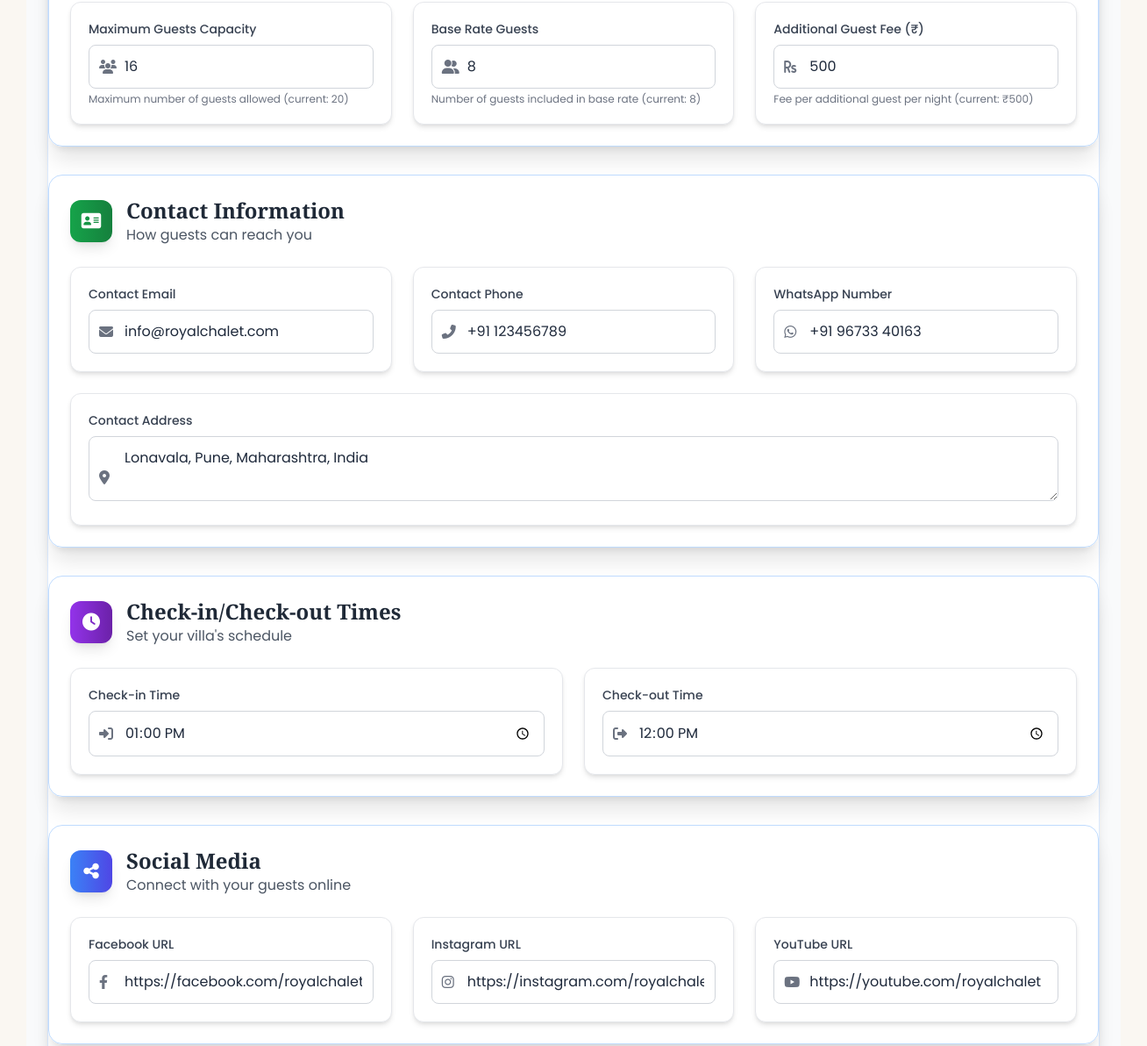
Before: /admin/settings (signed in, middle part) with the older database file.
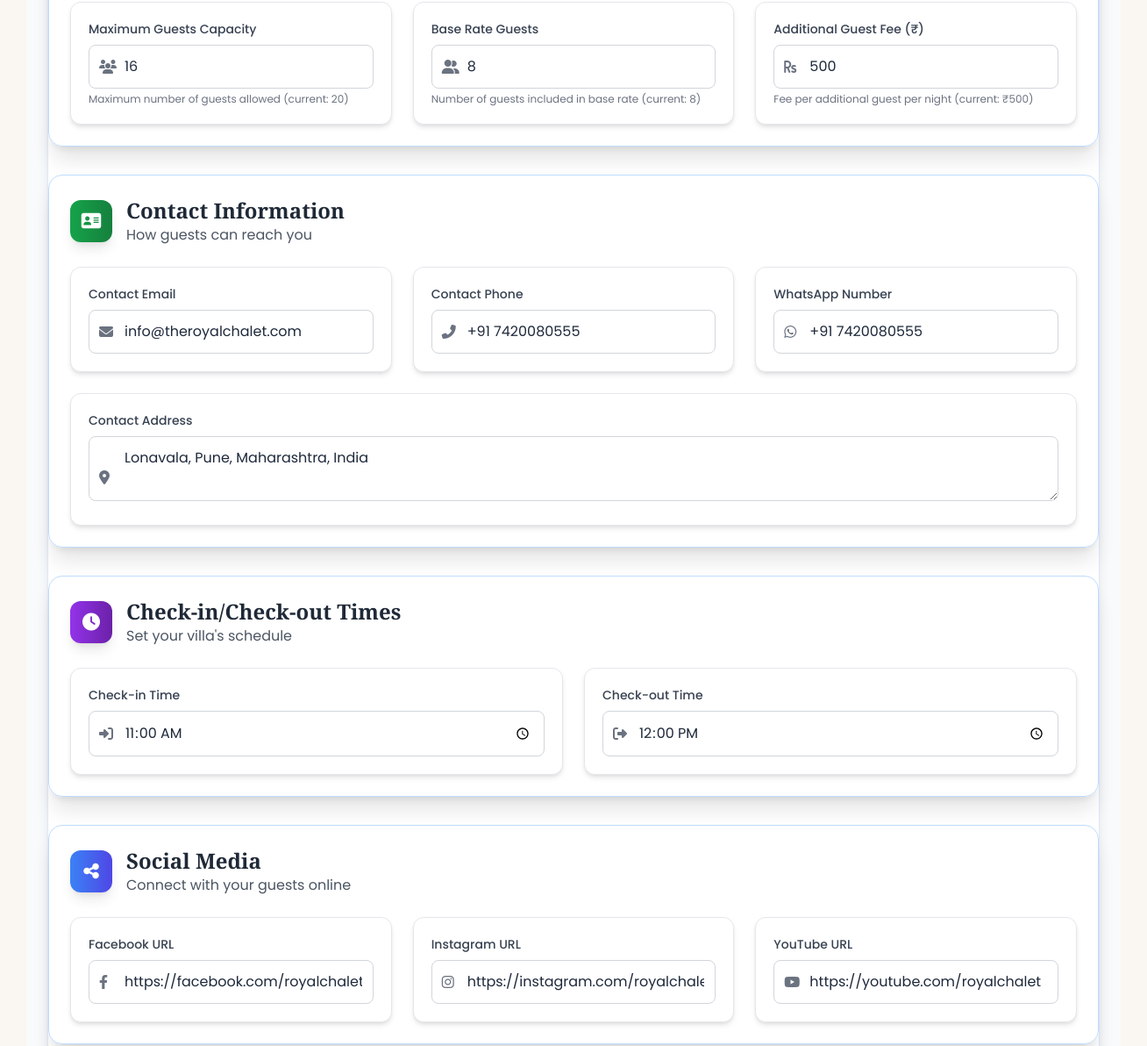
After: the same page with the newer database file.
### models.py (models this page shows)
class VillaSettings(db.Model):
    id = db.Column(db.Integer, primary_key=True)
    setting_key = db.Column(db.String(100), unique=True, nullable=False)
    setting_value = db.Column(db.Text, nullable=False)
    description = db.Column(db.String(200))
    updated_at = db.Column(db.DateTime, default=lambda: datetime.now(timezone.utc), onupdate=lambda: datetime.now(timezone.utc))

### app.py (the view, shortened to what this page needs)
@app.route('/admin/settings', methods=['GET', 'POST'])
@login_required
@admin_required
def admin_settings():
    settings = {}
    for setting in VillaSettings.query.all():
        settings[setting.setting_key] = setting.setting_value
    return render_template('admin/admin_settings.html', settings=settings)

### app.py (called while the page is built)
def admin_required(f):
    @wraps(f)
    def decorated_function(*args, **kwargs):
        if not current_user.is_admin:
            flash('You need to be an admin to access this page.', 'danger')
            return redirect(url_for('index'))
        return f(*args, **kwargs)
    return decorated_function

@app.context_processor
def inject_now():
    return {'now': datetime.now()}

@app.context_processor
def inject_settings():
    settings = {}
    try:
        for setting in VillaSettings.query.all():
            settings[setting.setting_key] = setting.setting_value
    except:
        pass
    return {'villa_settings': settings}

@login_manager.user_loader
def load_user(user_id):
    return User.query.get(int(user_id))

@app.after_request
def add_header(response):
    if 'Cache-Control' not in response.headers:
        response.headers['Cache-Control'] = 'public, max-age=31536000'
    return response

### templates/admin/admin_settings.html (shortened to what the changed rows need)
{% extends 'admin/admin_base.html' %}
{% block content %}
<div class="p-6 bg-gray-50 dark:bg-gray-800 transition-colors duration-300">
    <div class="bg-white dark:bg-gray-900 rounded-lg shadow-lg border border-blue-100 dark:border-blue-900 transition-all duration-300 hover:shadow-xl">
        <form id="villa-settings-form" method="POST" class="space-y-8">
            <div id="section-contact" class="bg-white/90 dark:bg-gray-800/90 rounded-2xl shadow-xl p-6 backdrop-blur-md border border-blue-200 dark:border-blue-800 transition-colors duration-300">
                <div class="grid grid-cols-1 md:grid-cols-3 gap-6">
                    <div class="group bg-white dark:bg-gray-700 p-5 rounded-xl border border-gray-200 dark:border-gray-600 shadow-md hover:shadow-lg transition-all duration-200 hover:border-green-300 dark:hover:border-green-500 transform hover:translate-y-[-3px]">
                        <div class="relative">
                            <span class="absolute inset-y-0 left-0 flex items-center pl-3 text-gray-500 dark:text-gray-400">
                                <i class="fas fa-envelope"></i>
                            </span>
                            <input type="email" id="contact_email" name="contact_email"
                                    value="{{ settings.get('contact_email', 'info@royalchalet.com') }}"
                                    class="w-full pl-10 px-3 py-3 border border-gray-300 dark:border-gray-600 bg-white dark:bg-gray-800 rounded-lg focus:outline-none focus:ring-2 focus:ring-green-500 dark:focus:ring-green-400 transition-all duration-200">
                        </div>
                    </div>
                    <div class="group bg-white dark:bg-gray-700 p-5 rounded-xl border border-gray-200 dark:border-gray-600 shadow-md hover:shadow-lg transition-all duration-200 hover:border-green-300 dark:hover:border-green-500 transform hover:translate-y-[-3px]">
                        <div class="relative">
                            <span class="absolute inset-y-0 left-0 flex items-center pl-3 text-gray-500 dark:text-gray-400">
                                <i class="fas fa-phone-alt"></i>
                            </span>
                            <input type="tel" id="contact_phone" name="contact_phone"
                                    value="{{ settings.get('contact_phone', '+91 98765 43210') }}"
                                    class="w-full pl-10 px-3 py-3 border border-gray-300 dark:border-gray-600 bg-white dark:bg-gray-800 rounded-lg focus:outline-none focus:ring-2 focus:ring-green-500 dark:focus:ring-green-400 transition-all duration-200">
                        </div>
                    </div>
                    <div class="group bg-white dark:bg-gray-700 p-5 rounded-xl border border-gray-200 dark:border-gray-600 shadow-md hover:shadow-lg transition-all duration-200 hover:border-green-300 dark:hover:border-green-500 transform hover:translate-y-[-3px]">
                        <div class="relative">
                            <span class="absolute inset-y-0 left-0 flex items-center pl-3 text-gray-500 dark:text-gray-400">
                                <i class="fab fa-whatsapp"></i>
                            </span>
                            <input type="tel" id="contact_whatsapp" name="contact_whatsapp"
                                    value="{{ settings.get('contact_whatsapp', '+91 96733 40163') }}"
                                    class="w-full pl-10 px-3 py-3 border border-gray-300 dark:border-gray-600 bg-white dark:bg-gray-800 rounded-lg focus:outline-none focus:ring-2 focus:ring-green-500 dark:focus:ring-green-400 transition-all duration-200">
                        </div>
                    </div>
                </div>
            </div>
            <div id="section-schedule" class="bg-white/90 dark:bg-gray-800/90 rounded-2xl shadow-xl p-6 backdrop-blur-md border border-blue-200 dark:border-blue-800 transition-colors duration-300">
                <div class="grid grid-cols-1 md:grid-cols-2 gap-6">
                    <div class="group bg-white dark:bg-gray-700 p-5 rounded-xl border border-gray-200 dark:border-gray-600 shadow-md hover:shadow-lg transition-all duration-200 hover:border-purple-300 dark:hover:border-purple-500 transform hover:translate-y-[-3px]">
                        <div class="relative">
                            <span class="absolute inset-y-0 left-0 flex items-center pl-3 text-gray-500 dark:text-gray-400">
                                <i class="fas fa-sign-in-alt"></i>
                            </span>
                            <input type="time" id="check_in_time" name="check_in_time"
                                    value="{{ settings.get('check_in_time', '14:00') }}"
                                    class="w-full pl-10 px-3 py-3 border border-gray-300 dark:border-gray-600 bg-white dark:bg-gray-800 rounded-lg focus:outline-none focus:ring-2 focus:ring-purple-500 dark:focus:ring-purple-400 transition-all duration-200">
                        </div>
                    </div>
                </div>
            </div>
        </form>
    </div>
</div>
{% endblock %}

Changed rows visible on the page:
changed VillaSettings: contact_email "info@royalchalet.com" → "info@theroyalchalet.com"
changed VillaSettings (number 4 of 11 on the later page): contact_phone "+91 123456789" → "+91 7420080555"
changed VillaSettings (number 5 of 11 on the later page): contact_whatsapp "+91 96733 40163" → "+91 7420080555"
changed VillaSettings (number 7 of 11 on the later page): check_in_time "13:00" → "11:00"
